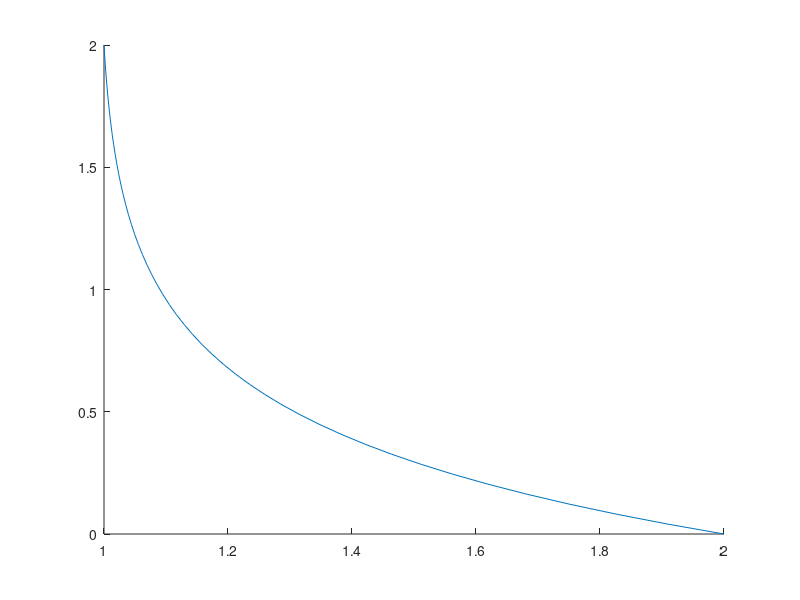

Write the MATLAB code that produced this figure.


beta = 100;
cr = 1;
cw = 1e4;
mu = cr/cw;
f_eq = beta;
f_vec = logspace(log10(beta),log10(beta^2));
% sharpnessBound = f_vec./(4*beta).*((beta-1).*(f_vec+beta))./(f_vec.^2-1);

% sharpnessBound2 = (1/4).*f_vec.*(1+f_vec).^(-1).*(1+(1+(-1).*(beta.*cr+cw).*(beta.*cr+(-1).*cw.*f_vec).* ...
%                 (beta.^2.*cr+(-1).*cw.*f_vec).^(-1)).^(-1));
%               
sharpnessSimp = ((-1 + beta).* (beta + f_vec))./(beta .* (-1 + f_vec));

sharpnessBound = (1/4).*mu.*((-1)+beta).*beta.^(-1).*((-1)+f_vec).^(-1).*f_vec.*(beta+f_vec).*(1+mu.* ...
                f_vec).^(-1);
              
sharpnessBoundApp = (1/4).*mu.*(f_vec).^(-1).*f_vec.*(beta+f_vec).*(1+mu.* ...
                f_vec).^(-1);              
              
close all
figure;
hold on
plot(sharpnessSimp,log10(f_vec./f_eq))
% plot(log10(f_vec./f_eq),sharpnessBoundApp)
% plot(log10(f_vec./f_eq),sharpnessBound)